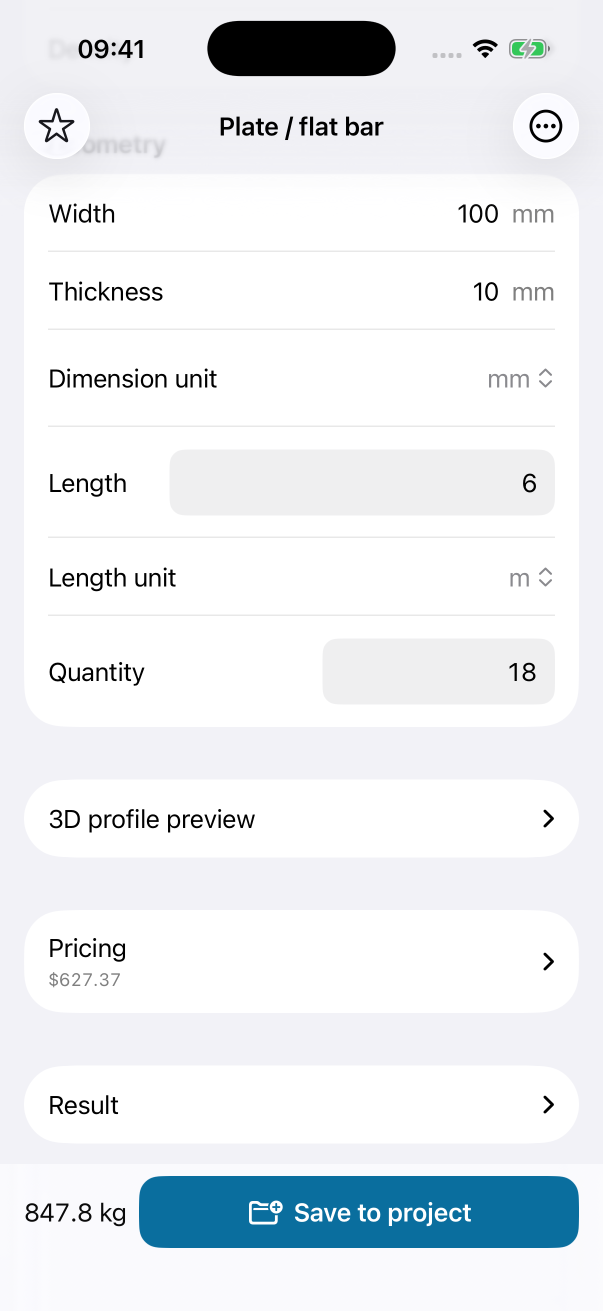
#> input picture Product/Articles/2026-09-12-flat-bar-to-pdf/screenshots/input.png, 1206 x 2622 px (shown at 1/2 size); its folder holds 4 pictures in this run; the run also reads 1 picture not shown here
$ python build.py
#> lines starting #> are read from the running program, lines starting #| are printed output that depends on the picture
from pathlib import Path
from PIL import Image, ImageDraw, ImageFont
import re, html, json, shutil
r=Path(__file__).parent
src=r/'screenshots'
font='/System/Library/Fonts/Supplemental/Arial.ttf'
bold='/System/Library/Fonts/Supplemental/Arial Bold.ttf'
def f(n,b=False): return ImageFont.truetype(bold if b else font,n)
def board(name,title,subtitle,items,w,h,top):
 im=Image.new('RGB',(w,h),'#f0f5f7');d=ImageDraw.Draw(im)
 d.rectangle((0,0,w,12),fill='#08769a')
 d.text((65,45),'STEELFLOW / PRACTICAL GUIDE',font=f(23,True),fill='#08769a')
 d.text((65,91),title,font=f(49,True),fill='#173d50')
 d.text((65,156),subtitle,font=f(25),fill='#536b79')
 gap=35; cw=(w-130-gap*(len(items)-1))//len(items)
 for i,(screen,label) in enumerate(items):
  x=65+i*(cw+gap)
  d.text((x,225),f'{i+1:02d}  {label}',font=f(27,True),fill='#173d50')
  shot=Image.open(src/(screen+'.png')).convert('RGB')
  shot.thumbnail((cw,h-top-80),Image.Resampling.LANCZOS)
  xx=x+(cw-shot.width)//2
  d.rounded_rectangle((xx-5,top-5,xx+shot.width+5,top+shot.height+5),radius=24,fill='white')
  im.paste(shot,(xx,top))
 d.text((65,h-44),'Real app screens · v1.1.0 · iPhone simulator · Fictional demo data',font=f(21),fill='#536b79')
 im.save(r/'assets'/name)
board('01-workflow.png','One flat-bar order, from input to PDF','100 × 10 mm · 6 m × 18 bars · 847.8 kg · USD 627.37',[('input','Enter dimensions'),('pricing','Apply the rate'),('project','Review the order'),('quote','Preview the PDF')],2200,1480,285)
#> pass 2 of the loop in board, `for i,(screen,label) in enumerate(items):`:
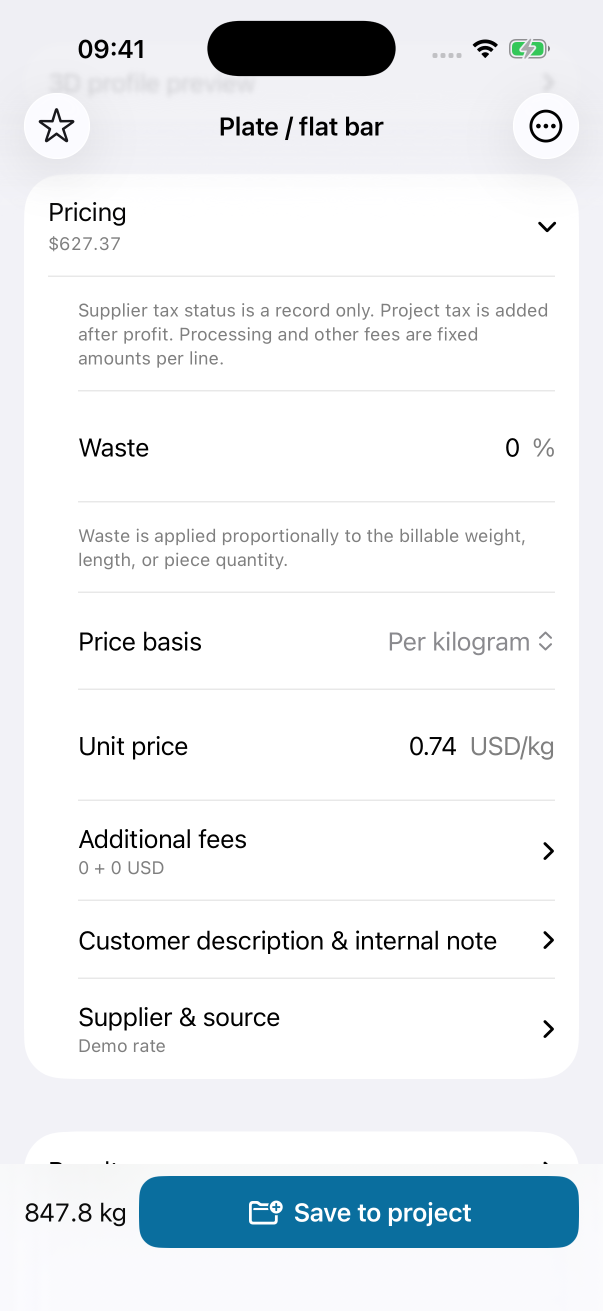
#> input picture Product/Articles/2026-09-12-flat-bar-to-pdf/screenshots/pricing.png, 1206 x 2622 px (shown at 1/2 size)
#> pass 3 of the loop in board, `for i,(screen,label) in enumerate(items):`:
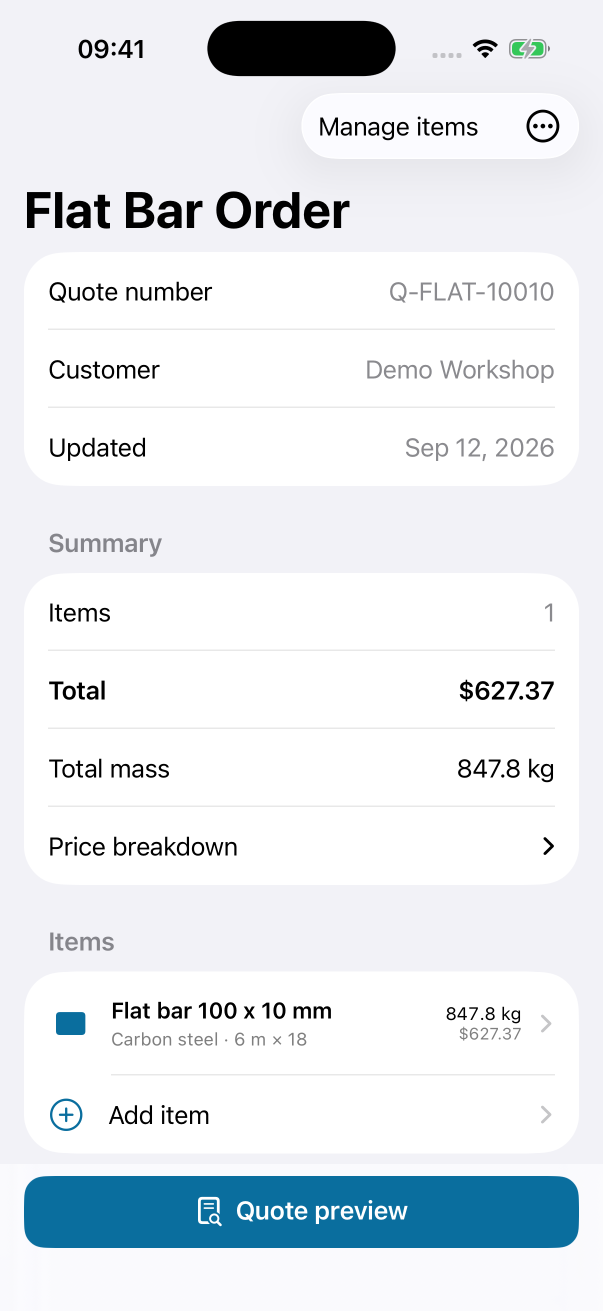
#> input picture Product/Articles/2026-09-12-flat-bar-to-pdf/screenshots/project.png, 1206 x 2622 px (shown at 1/2 size)
#> in board, `shot.thumbnail((cw,h-top-80),Image.Resampling.LANCZOS)`:
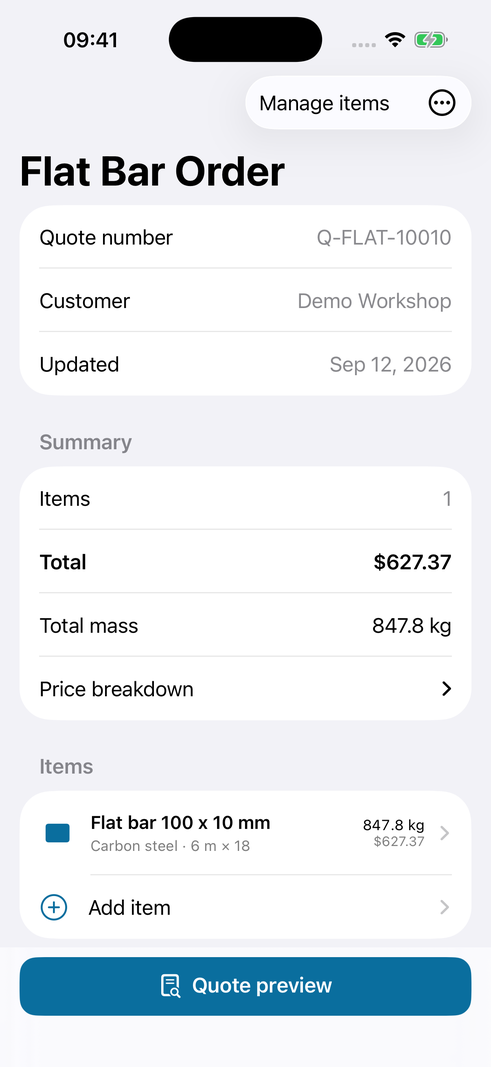
#> shot: PIL image 491x1067 RGB; mean R, G, B 229.1, 234.1, 238.4
#> in board, `im.paste(shot,(xx,top))`:
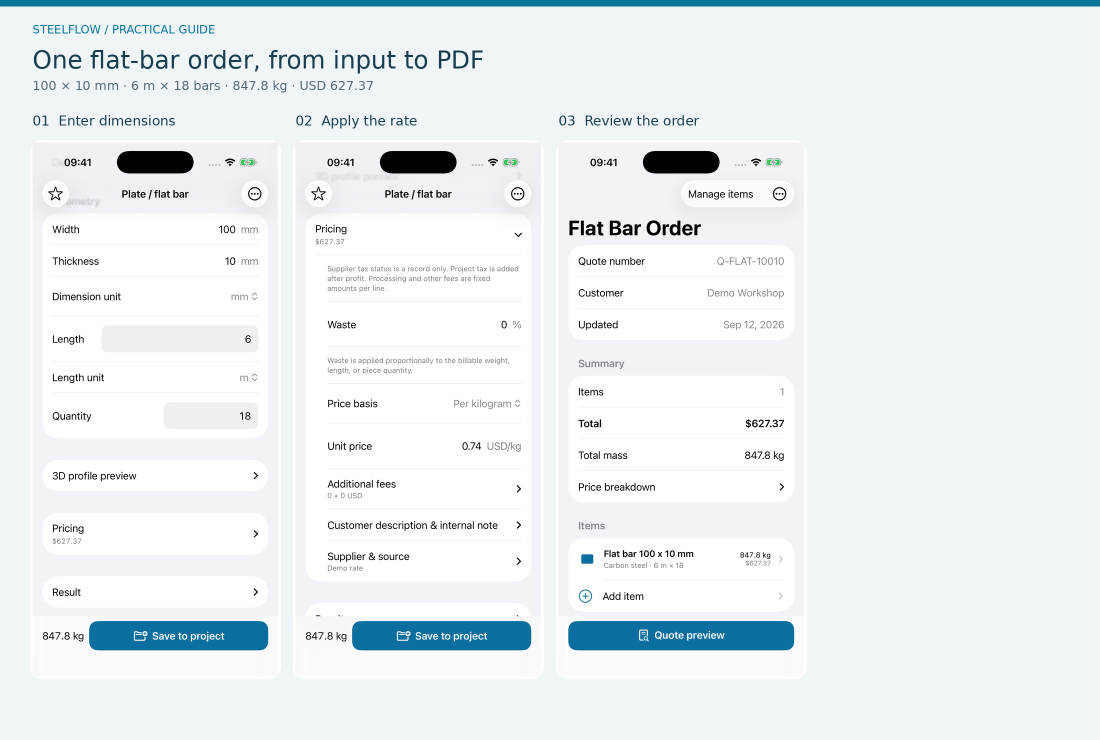
#> im: PIL image 2200x1480 RGB (shown at 1/2 size); mean R, G, B 233.4, 239.1, 242.2
#> the loop made 4 passes; the first 3 are shown
#> in board, `im.save(r/'assets'/name)`:
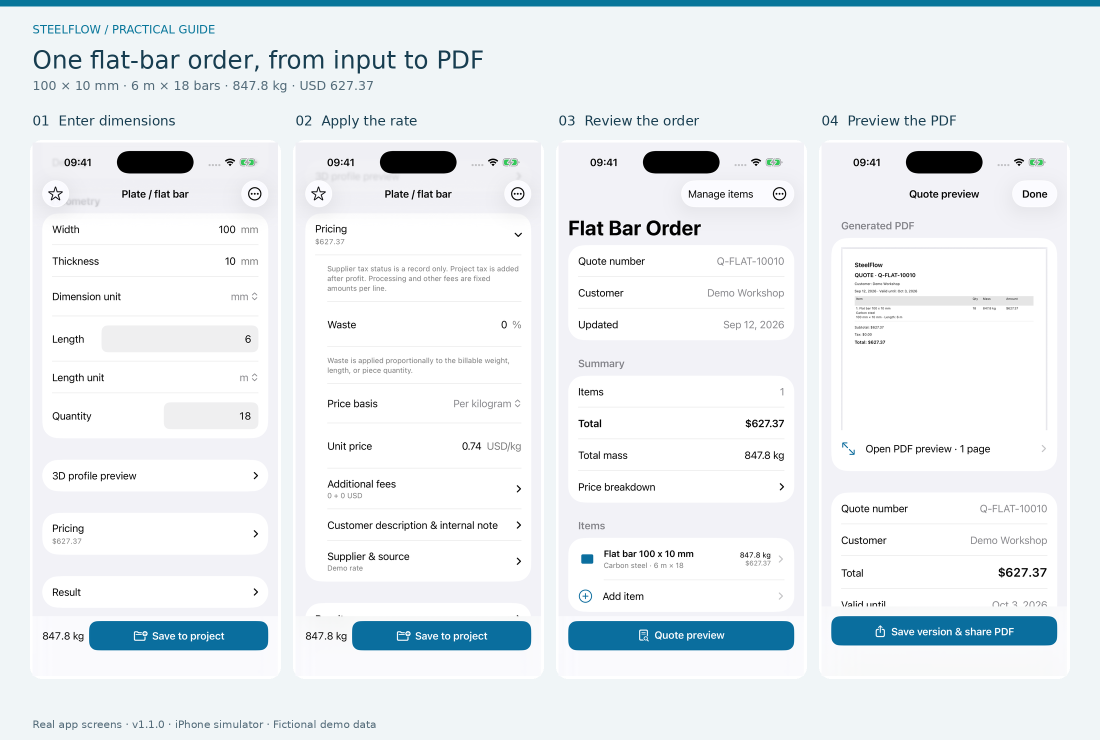
#> saved as 01-workflow.png: PIL image 2200x1480 RGB (shown at 1/2 size); mean R, G, B 232, 237.6, 241
board('02-input-pricing.png','Start with dimensions. Then add a rate.','Length belongs to one bar; quantity belongs to the order.',[('input','100 × 10 mm / 18 bars'),('pricing','0.74 USD per kg')],1500,1750,285)
#> call 2 of board, with name = '02-input-pricing.png', title = 'Start with dimensions. Then add a rate.', w = 1500, h = 1750, top = 285
#> in board (call 2), `im.paste(shot,(xx,top))`:
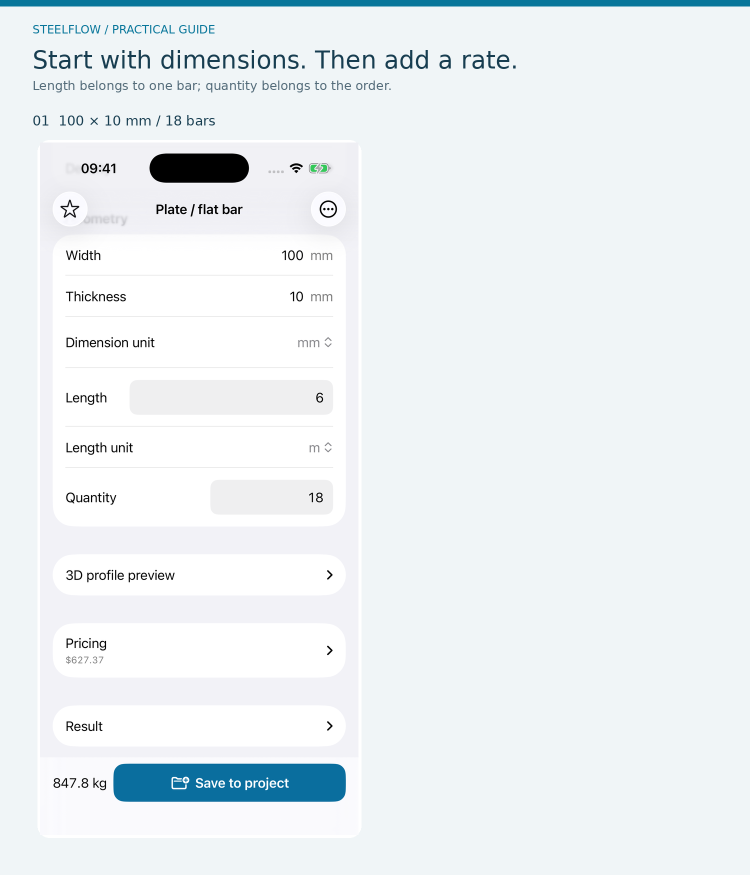
#> im: PIL image 1500x1750 RGB (shown at 1/2 size); mean R, G, B 235, 240.6, 243.5
#> pass 2 of the loop in board, `for i,(screen,label) in enumerate(items):`:
#> in board (call 2), `im.save(r/'assets'/name)`:
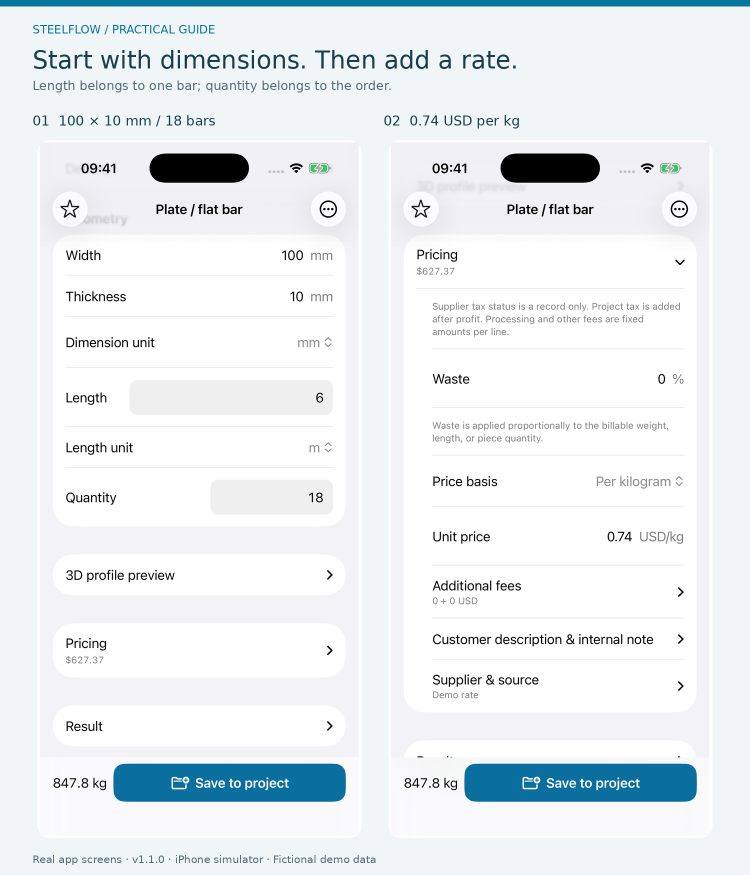
#> saved as 02-input-pricing.png: PIL image 1500x1750 RGB (shown at 1/2 size); mean R, G, B 233, 238.1, 241.3
board('03-project-quote.png','The same order, ready to share','One item · 847.8 kg · USD 627.37 · Fictional demo price',[('project','Check the project'),('quote','Review the PDF')],1500,1750,285)
#> call 3 of board, with name = '03-project-quote.png', title = 'The same order, ready to share', w = 1500, h = 1750, top = 285
#> in board (call 3), `shot.thumbnail((cw,h-top-80),Image.Resampling.LANCZOS)`:
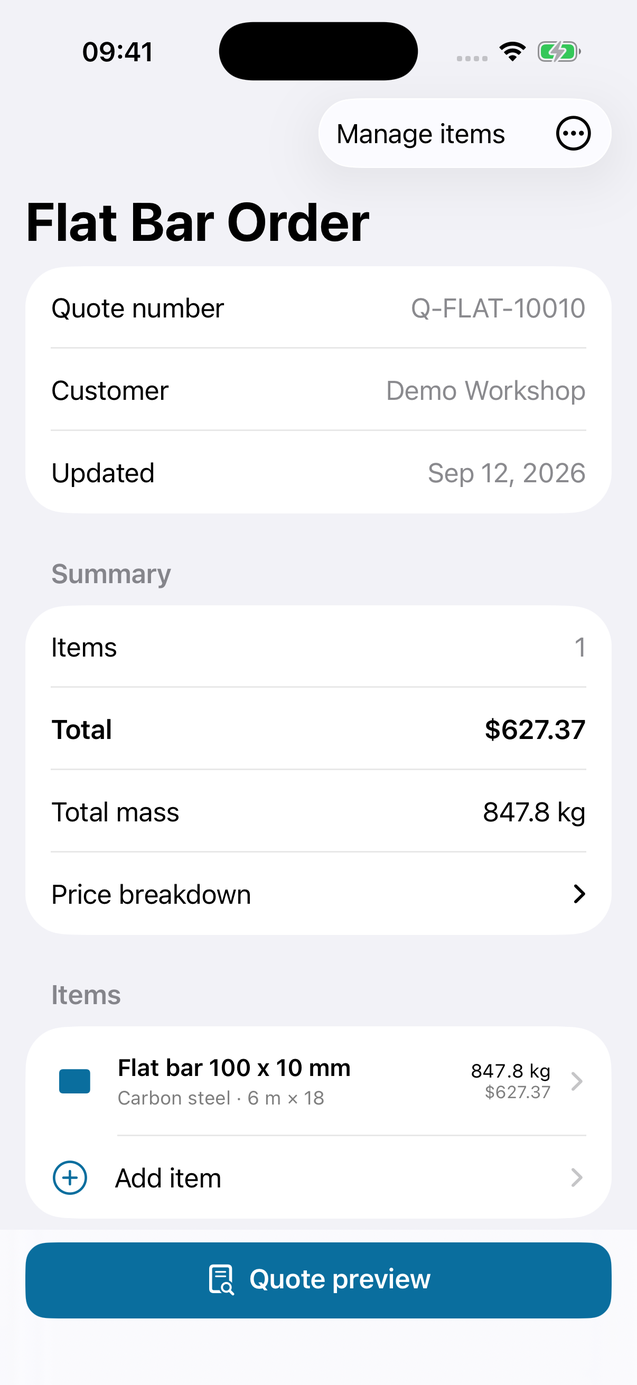
#> shot: PIL image 637x1385 RGB; mean R, G, B 229.1, 234.1, 238.4
#> in board (call 3), `im.paste(shot,(xx,top))`:
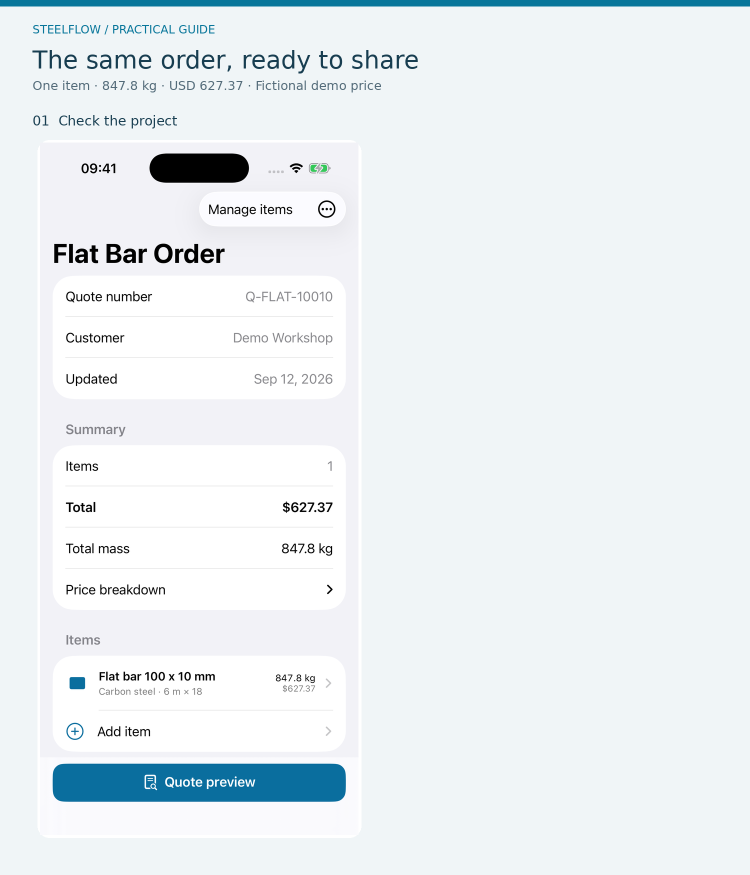
#> im: PIL image 1500x1750 RGB (shown at 1/2 size); mean R, G, B 233.7, 239.6, 242.7
#> pass 2 of the loop in board, `for i,(screen,label) in enumerate(items):`:
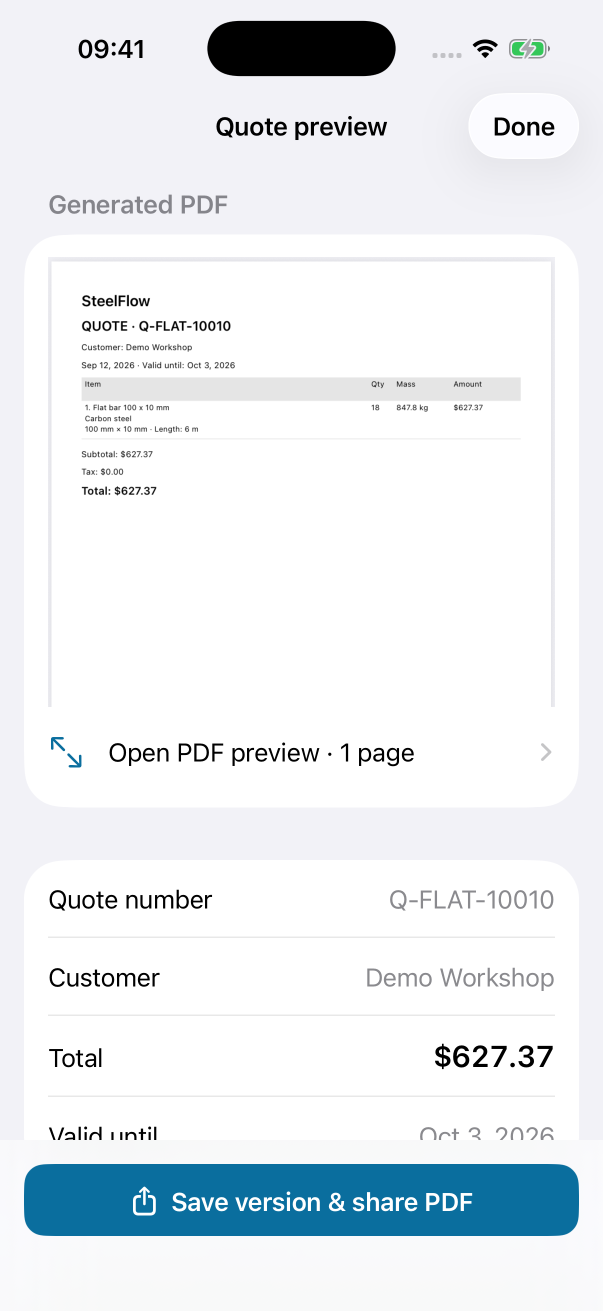
#> input picture Product/Articles/2026-09-12-flat-bar-to-pdf/screenshots/quote.png, 1206 x 2622 px (shown at 1/2 size)
#> in board (call 3), `im.paste(shot,(xx,top))`:
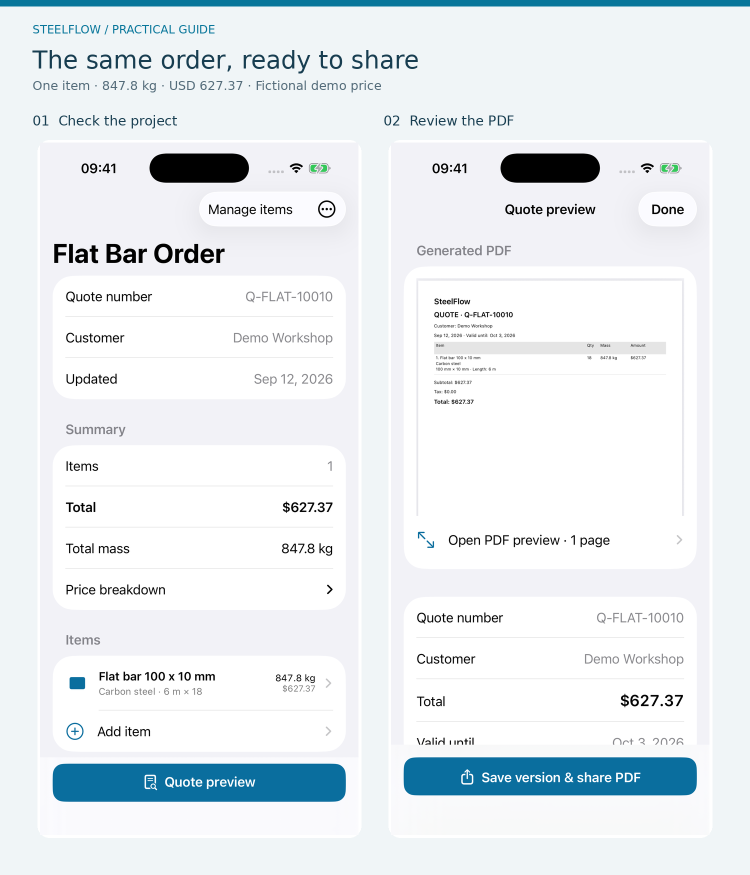
#> im: PIL image 1500x1750 RGB (shown at 1/2 size); mean R, G, B 231.1, 236.9, 240.6
#> in board (call 3), `im.save(r/'assets'/name)`:
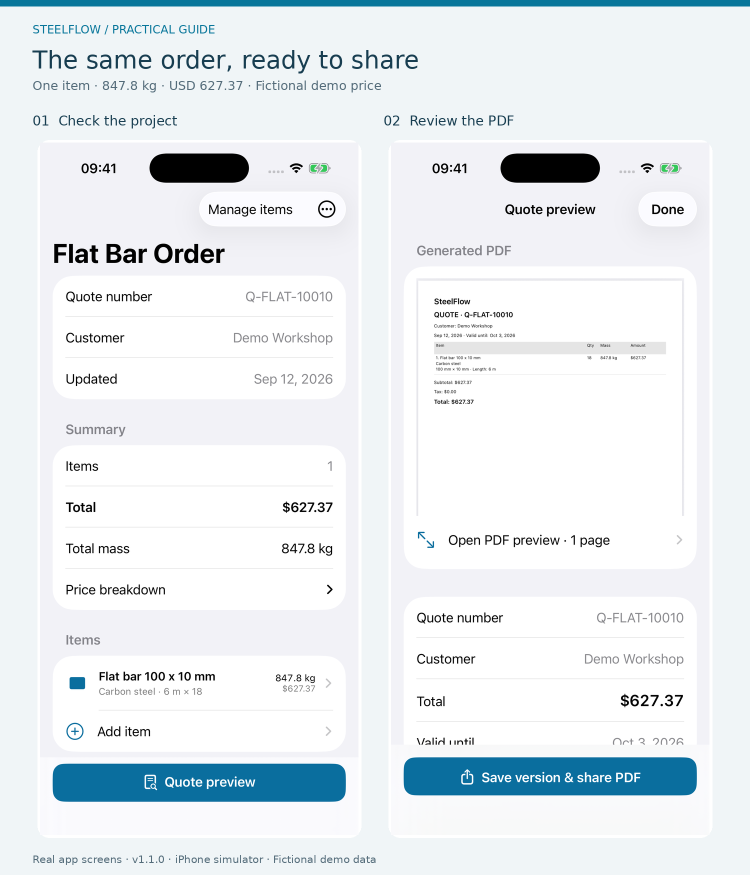
#> saved as 03-project-quote.png: PIL image 1500x1750 RGB (shown at 1/2 size); mean R, G, B 230.9, 236.8, 240.5
def inline(s):
 s=html.escape(s);s=re.sub(r'\[([^\]]+)\]\(([^)]+)\)',r'<a href="\2">\1</a>',s);s=re.sub(r'\*\*(.+?)\*\*',r'<strong>\1</strong>',s);return re.sub(r'\*(.+?)\*',r'<em>\1</em>',s)
blocks=[]; paste=[]
#> (the run stopped early here; a loop or call above may not have finished)
